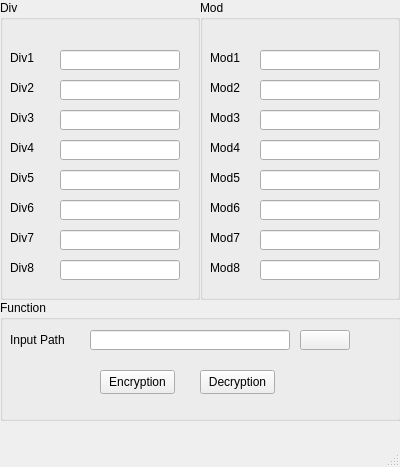
<?xml version="1.0" encoding="UTF-8"?>
<ui version="4.0">
 <class>MainWindow</class>
 <widget class="QMainWindow" name="MainWindow">
  <property name="geometry">
   <rect>
    <x>0</x>
    <y>0</y>
    <width>400</width>
    <height>467</height>
   </rect>
  </property>
  <property name="windowTitle">
   <string>MainWindow</string>
  </property>
  <widget class="QWidget" name="centralwidget">
   <widget class="QGroupBox" name="GrDiv">
    <property name="geometry">
     <rect>
      <x>0</x>
      <y>0</y>
      <width>200</width>
      <height>300</height>
     </rect>
    </property>
    <property name="maximumSize">
     <size>
      <width>300</width>
      <height>500</height>
     </size>
    </property>
    <property name="title">
     <string>Div</string>
    </property>
    <widget class="QLineEdit" name="TFDiv1">
     <property name="geometry">
      <rect>
       <x>60</x>
       <y>50</y>
       <width>120</width>
       <height>20</height>
      </rect>
     </property>
    </widget>
    <widget class="QLabel" name="Div1">
     <property name="geometry">
      <rect>
       <x>10</x>
       <y>50</y>
       <width>49</width>
       <height>16</height>
      </rect>
     </property>
     <property name="text">
      <string>Div1</string>
     </property>
    </widget>
    <widget class="QLineEdit" name="TFDiv2">
     <property name="geometry">
      <rect>
       <x>60</x>
       <y>80</y>
       <width>120</width>
       <height>20</height>
      </rect>
     </property>
    </widget>
    <widget class="QLabel" name="Div2">
     <property name="geometry">
      <rect>
       <x>10</x>
       <y>80</y>
       <width>49</width>
       <height>16</height>
      </rect>
     </property>
     <property name="text">
      <string>Div2</string>
     </property>
    </widget>
    <widget class="QLabel" name="Div3">
     <property name="geometry">
      <rect>
       <x>10</x>
       <y>110</y>
       <width>49</width>
       <height>16</height>
      </rect>
     </property>
     <property name="text">
      <string>Div3</string>
     </property>
    </widget>
    <widget class="QLineEdit" name="TFDiv3">
     <property name="geometry">
      <rect>
       <x>60</x>
       <y>110</y>
       <width>120</width>
       <height>20</height>
      </rect>
     </property>
    </widget>
    <widget class="QLabel" name="Div4">
     <property name="geometry">
      <rect>
       <x>10</x>
       <y>140</y>
       <width>49</width>
       <height>16</height>
      </rect>
     </property>
     <property name="text">
      <string>Div4</string>
     </property>
    </widget>
    <widget class="QLineEdit" name="TFDiv4">
     <property name="geometry">
      <rect>
       <x>60</x>
       <y>140</y>
       <width>120</width>
       <height>20</height>
      </rect>
     </property>
    </widget>
    <widget class="QLabel" name="Div5">
     <property name="geometry">
      <rect>
       <x>10</x>
       <y>170</y>
       <width>49</width>
       <height>16</height>
      </rect>
     </property>
     <property name="text">
      <string>Div5</string>
     </property>
    </widget>
    <widget class="QLineEdit" name="TFDiv5">
     <property name="geometry">
      <rect>
       <x>60</x>
       <y>170</y>
       <width>120</width>
       <height>20</height>
      </rect>
     </property>
    </widget>
    <widget class="QLabel" name="Div6">
     <property name="geometry">
      <rect>
       <x>10</x>
       <y>200</y>
       <width>49</width>
       <height>16</height>
      </rect>
     </property>
     <property name="text">
      <string>Div6</string>
     </property>
    </widget>
    <widget class="QLineEdit" name="TFDiv6">
     <property name="geometry">
      <rect>
       <x>60</x>
       <y>200</y>
       <width>120</width>
       <height>20</height>
      </rect>
     </property>
    </widget>
    <widget class="QLabel" name="Div7">
     <property name="geometry">
      <rect>
       <x>10</x>
       <y>230</y>
       <width>49</width>
       <height>16</height>
      </rect>
     </property>
     <property name="text">
      <string>Div7</string>
     </property>
    </widget>
    <widget class="QLineEdit" name="TFDiv7">
     <property name="geometry">
      <rect>
       <x>60</x>
       <y>230</y>
       <width>120</width>
       <height>20</height>
      </rect>
     </property>
    </widget>
    <widget class="QLabel" name="Div8">
     <property name="geometry">
      <rect>
       <x>10</x>
       <y>260</y>
       <width>49</width>
       <height>16</height>
      </rect>
     </property>
     <property name="text">
      <string>Div8</string>
     </property>
    </widget>
    <widget class="QLineEdit" name="TFDiv8">
     <property name="geometry">
      <rect>
       <x>60</x>
       <y>260</y>
       <width>120</width>
       <height>20</height>
      </rect>
     </property>
    </widget>
   </widget>
   <widget class="QGroupBox" name="GrMod">
    <property name="geometry">
     <rect>
      <x>200</x>
      <y>0</y>
      <width>200</width>
      <height>300</height>
     </rect>
    </property>
    <property name="maximumSize">
     <size>
      <width>300</width>
      <height>500</height>
     </size>
    </property>
    <property name="title">
     <string>Mod</string>
    </property>
    <widget class="QLineEdit" name="TFMod1">
     <property name="geometry">
      <rect>
       <x>60</x>
       <y>50</y>
       <width>120</width>
       <height>20</height>
      </rect>
     </property>
    </widget>
    <widget class="QLabel" name="Mod1">
     <property name="geometry">
      <rect>
       <x>10</x>
       <y>50</y>
       <width>49</width>
       <height>16</height>
      </rect>
     </property>
     <property name="text">
      <string>Mod1</string>
     </property>
    </widget>
    <widget class="QLineEdit" name="TFMod2">
     <property name="geometry">
      <rect>
       <x>60</x>
       <y>80</y>
       <width>120</width>
       <height>20</height>
      </rect>
     </property>
    </widget>
    <widget class="QLabel" name="Mod2">
     <property name="geometry">
      <rect>
       <x>10</x>
       <y>80</y>
       <width>49</width>
       <height>16</height>
      </rect>
     </property>
     <property name="text">
      <string>Mod2</string>
     </property>
    </widget>
    <widget class="QLabel" name="Mod3">
     <property name="geometry">
      <rect>
       <x>10</x>
       <y>110</y>
       <width>49</width>
       <height>16</height>
      </rect>
     </property>
     <property name="text">
      <string>Mod3</string>
     </property>
    </widget>
    <widget class="QLineEdit" name="TFMod3">
     <property name="geometry">
      <rect>
       <x>60</x>
       <y>110</y>
       <width>120</width>
       <height>20</height>
      </rect>
     </property>
    </widget>
    <widget class="QLabel" name="Mod4">
     <property name="geometry">
      <rect>
       <x>10</x>
       <y>140</y>
       <width>49</width>
       <height>16</height>
      </rect>
     </property>
     <property name="text">
      <string>Mod4</string>
     </property>
    </widget>
    <widget class="QLineEdit" name="TFMod4">
     <property name="geometry">
      <rect>
       <x>60</x>
       <y>140</y>
       <width>120</width>
       <height>20</height>
      </rect>
     </property>
    </widget>
    <widget class="QLabel" name="Mod5">
     <property name="geometry">
      <rect>
       <x>10</x>
       <y>170</y>
       <width>49</width>
       <height>16</height>
      </rect>
     </property>
     <property name="text">
      <string>Mod5</string>
     </property>
    </widget>
    <widget class="QLineEdit" name="TFMod5">
     <property name="geometry">
      <rect>
       <x>60</x>
       <y>170</y>
       <width>120</width>
       <height>20</height>
      </rect>
     </property>
    </widget>
    <widget class="QLabel" name="Mod6">
     <property name="geometry">
      <rect>
       <x>10</x>
       <y>200</y>
       <width>49</width>
       <height>16</height>
      </rect>
     </property>
     <property name="text">
      <string>Mod6</string>
     </property>
    </widget>
    <widget class="QLineEdit" name="TFMod6">
     <property name="geometry">
      <rect>
       <x>60</x>
       <y>200</y>
       <width>120</width>
       <height>20</height>
      </rect>
     </property>
    </widget>
    <widget class="QLabel" name="Mod7">
     <property name="geometry">
      <rect>
       <x>10</x>
       <y>230</y>
       <width>49</width>
       <height>16</height>
      </rect>
     </property>
     <property name="text">
      <string>Mod7</string>
     </property>
    </widget>
    <widget class="QLineEdit" name="TFMod7">
     <property name="geometry">
      <rect>
       <x>60</x>
       <y>230</y>
       <width>120</width>
       <height>20</height>
      </rect>
     </property>
    </widget>
    <widget class="QLabel" name="Mod8">
     <property name="geometry">
      <rect>
       <x>10</x>
       <y>260</y>
       <width>49</width>
       <height>16</height>
      </rect>
     </property>
     <property name="text">
      <string>Mod8</string>
     </property>
    </widget>
    <widget class="QLineEdit" name="TFMod8">
     <property name="geometry">
      <rect>
       <x>60</x>
       <y>260</y>
       <width>120</width>
       <height>20</height>
      </rect>
     </property>
    </widget>
   </widget>
   <widget class="QGroupBox" name="GrFunct">
    <property name="geometry">
     <rect>
      <x>0</x>
      <y>300</y>
      <width>401</width>
      <height>121</height>
     </rect>
    </property>
    <property name="title">
     <string>Function</string>
    </property>
    <widget class="QLabel" name="InpPath">
     <property name="geometry">
      <rect>
       <x>10</x>
       <y>30</y>
       <width>71</width>
       <height>20</height>
      </rect>
     </property>
     <property name="text">
      <string>Input Path</string>
     </property>
    </widget>
    <widget class="QLineEdit" name="TFInpPath">
     <property name="geometry">
      <rect>
       <x>90</x>
       <y>30</y>
       <width>200</width>
       <height>20</height>
      </rect>
     </property>
    </widget>
    <widget class="QPushButton" name="BtInp">
     <property name="geometry">
      <rect>
       <x>300</x>
       <y>30</y>
       <width>50</width>
       <height>20</height>
      </rect>
     </property>
     <property name="text">
      <string/>
     </property>
     <property name="icon">
      <iconset theme="QIcon::ThemeIcon::FolderNew"/>
     </property>
    </widget>
    <widget class="QPushButton" name="Encryption">
     <property name="geometry">
      <rect>
       <x>100</x>
       <y>70</y>
       <width>75</width>
       <height>24</height>
      </rect>
     </property>
     <property name="focusPolicy">
      <enum>Qt::FocusPolicy::ClickFocus</enum>
     </property>
     <property name="text">
      <string>Encryption</string>
     </property>
    </widget>
    <widget class="QPushButton" name="Decryption">
     <property name="geometry">
      <rect>
       <x>200</x>
       <y>70</y>
       <width>75</width>
       <height>24</height>
      </rect>
     </property>
     <property name="text">
      <string>Decryption</string>
     </property>
    </widget>
   </widget>
  </widget>
  <widget class="QMenuBar" name="menubar">
   <property name="geometry">
    <rect>
     <x>0</x>
     <y>0</y>
     <width>400</width>
     <height>22</height>
    </rect>
   </property>
  </widget>
  <widget class="QStatusBar" name="statusbar"/>
 </widget>
 <resources/>
 <connections/>
</ui>
